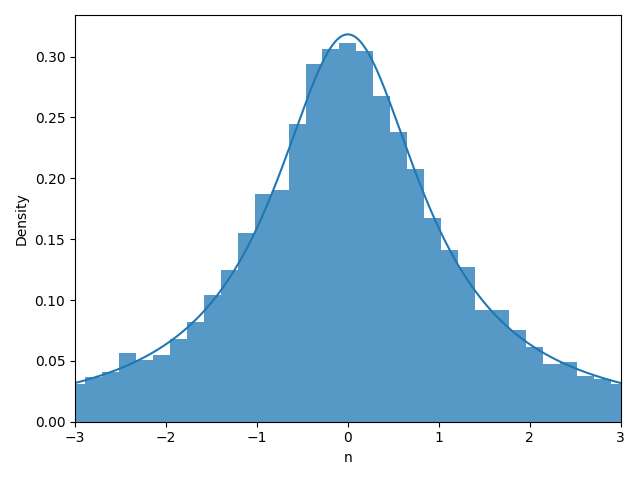

Write Python code to recreate this figure.
import numpy as np
import pandas as pd
import matplotlib.pyplot as plt
from scipy.stats import t, norm
import seaborn as sns

size = int(input())
rv = t(3)
v = []
for i in range(10000):
    s = (np.mean(rv.rvs(size=size)) * np.sqrt(size)) / np.sqrt(3)
    v.append(s)
df = pd.DataFrame({'n': v})
df['PDF'] = norm(0, 1).pdf(df['n'])
print(df)

a = sns.histplot(data=df, x='n', stat='density')
a = sns.lineplot(data=df, x='n', y='PDF')
plt.xlim(-3, 3)
plt.tight_layout()
a.figure.savefig('student_'+str(size)+'.png')
